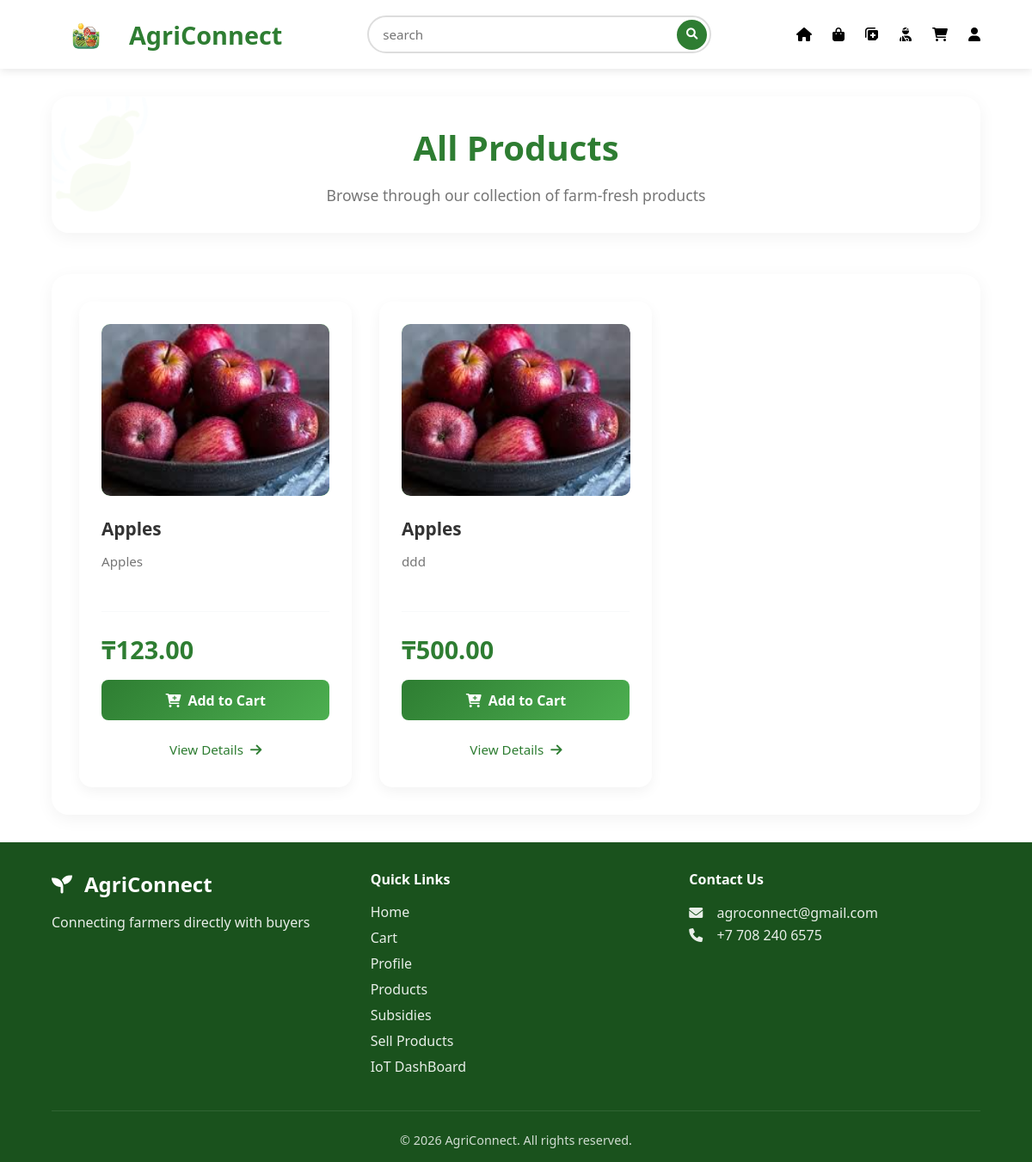
Screenshot of /products/ (signed in) with the database file from the repository.
### farmer_app/models.py (models this page shows, shortened)
class Products(models.Model):
    image = models.ImageField(upload_to="products/", null=True, blank=True)
    farmer = models.ForeignKey(Farmer, on_delete=models.CASCADE)
    name = models.CharField(max_length=120)
    slug = AutoSlugField(populate_from='name', unique=True, always_update=False)
    price = models.DecimalField(
        max_digits=10,
        decimal_places=2,
        validators=[MinValueValidator(Decimal('0.01'))]
    )
    excerpt = models.CharField(max_length=200, null=True, blank=True)
    description = models.TextField()
    harvest_date = models.DateField(default=timezone.now)
    category = models.ForeignKey(Categories, on_delete=models.CASCADE)

### farmer_app/views.py (the view)
# urls.py: path('products/', views.products, name='products'),
def products(request):
    products_list = Products.objects.all()
    return render(request, 'products.html', {
        'products': products_list,
        'categories': Categories.objects.all()
    })

### farmer_app/templates/products.html (shortened to what this page needs)
{% extends "base.html" %}
{% load static %}
{% block extra_css %}
<link rel="stylesheet" href="{% static 'css/products.css' %}">
{% endblock %}
{% block content %}
<div class="products-header">
    <h1>All Products</h1>
    <p class="subtitle">Browse through our collection of farm-fresh products</p>
</div>
<div class="products-grid">
    {% for product in products %}
    <div class="product-card">
        <div class="product-img-placeholder">
            {% if product.image %}
                <img src="{{ product.image.url }}" alt="{{ product.name }}">
            {% else %}
                <i class="fas fa-seedling"></i>
            {% endif %}
        </div>
        <h3>{{ product.name }}</h3>
        <p class="product-description">{{ product.excerpt|truncatewords:15 }}</p>
        <div class="product-footer">
            <div class="price">₸{{ product.price|floatformat:2 }}</div>
            {% if user.is_authenticated and product.farmer.buyer.user != user %}
                <form method="post" action="{% url 'add-to-cart' product.id %}">
                    <button type="submit" class="add-to-cart-btn">
                        <i class="fas fa-cart-plus"></i> Add to Cart
                    </button>
                </form>
            {% endif %}
            <a href="{% url 'product-details' product.slug %}" class="view-details">
                View Details <i class="fas fa-arrow-right"></i>
            </a>
        </div>
    </div>
    {% endfor %}
</div>
{% endblock %}

### farmer_app/static/css/base.css (style rules this page uses)
* { margin: 0; padding: 0; box-sizing: border-box; font-family: 'Segoe UI', Tahoma, Geneva, Verdana, sans-serif; }
body { background-color: #ffffff; color: #333; min-height: 100vh; display: flex; flex-direction: column; }
main > * { animation: fadeIn 0.5s ease-out; }

### farmer_app/static/css/products.css (style rules this page uses)
:root { --primary-green: #2e7d32; --light-green: #4caf50; --lighter-green: #a5d6a7; --white: #ffffff; --light-gray: #f8f9fa; --gray: #757575; --dark: #333333; }
.products-header { text-align: center; margin-bottom: 3rem; padding: 2rem; background-color: var(--white); border-radius: 20px; box-shadow: 0 5px 20px rgba(0, 0, 0, 0.05); position: relative; overflow: hidden; }
.products-header::before { content: '🍃'; position: absolute; top: -30px; left: -30px; font-size: 8rem; opacity: 0.05; animation: leafFloat 8s ease-in-out infinite; }
.products-header h1 { font-size: 2.5rem; color: var(--primary-green); margin-bottom: 1rem; position: relative; z-index: 1; }
.subtitle { color: var(--gray); font-size: 1.1rem; max-width: 600px; margin: 0 auto; position: relative; z-index: 1; }
.products-grid { display: grid; grid-template-columns: repeat(auto-fill, minmax(280px, 1fr)); gap: 2rem; background-color: var(--white); padding: 2rem; border-radius: 20px; box-shadow: 0 5px 20px rgba(0, 0, 0, 0.05); }
.product-card { background: var(--white); border-radius: 15px; padding: 1.5rem; transition: all 0.4s ease; border: 2px solid transparent; position: relative; overflow: hidden; box-shadow: 0 5px 15px rgba(0, 0, 0, 0.05); animation: cardAppear 0.6s ease-out; }
.product-card::before { content: '🍃'; position: absolute; top: -40px; left: -40px; font-size: 5rem; opacity: 0; transform: scale(0.3) rotate(-180deg); transition: all 0.6s ease; z-index: 1; }
.product-img-placeholder { width: 100%; height: 200px; background: linear-gradient(135deg, var(--lighter-green), var(--light-green)); border-radius: 10px; margin-bottom: 1.5rem; display: flex; align-items: center; justify-content: center; position: relative; overflow: hidden; transition: all 0.3s ease; }
.product-img-placeholder img { width: 100%; height: 100%; object-fit: cover; border-radius: 10px; transition: transform 0.5s ease; }
.product-card h3 { color: var(--dark); font-size: 1.3rem; margin-bottom: 0.8rem; font-weight: 600; }
.product-description { color: var(--gray); font-size: 0.95rem; line-height: 1.5; margin-bottom: 1.5rem; min-height: 45px; }
.product-footer { border-top: 1px solid var(--light-gray); padding-top: 1.5rem; }
.price { font-size: 1.8rem; font-weight: 700; color: var(--primary-green); margin-bottom: 1rem; }
.add-to-cart-btn { background: linear-gradient(135deg, var(--primary-green), var(--light-green)); color: var(--white); border: none; padding: 0.8rem 1.5rem; border-radius: 8px; font-size: 1rem; font-weight: 600; cursor: pointer; transition: all 0.3s ease; display: flex; align-items: center; justify-content: center; gap: 0.5rem; width: 100%; margin-bottom: 1rem; position: relative; overflow: hidden; z-index: 2; }
.add-to-cart-btn::before { content: ''; position: absolute; top: 50%; left: 50%; width: 0; height: 0; border-radius: 50%; background: rgba(255, 255, 255, 0.3); transform: translate(-50%, -50%); transition: width 0.6s, height 0.6s; }
.view-details { color: var(--primary-green); text-decoration: none; font-size: 0.95rem; font-weight: 500; display: flex; align-items: center; justify-content: center; gap: 0.5rem; transition: all 0.3s ease; padding: 0.5rem; border-radius: 6px; }
.product-card:nth-child(1) { animation-delay: 0.1s; }
.product-card:nth-child(2) { animation-delay: 0.2s; }

### rows the page displays
Products: image (picture), name "Apples", excerpt "Apples", price "123.00", shows "Add to Cart"
Products: image (picture), name "Apples", excerpt "ddd", price "500.00", shows "Add to Cart"
